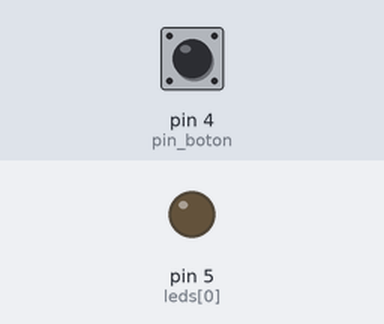
Recording of a sketch running on a simulated Arduino Uno, built with avr-gcc and run on an emulated ATmega328P. On the bench: output pins drawn as LEDs (lit = HIGH). Dashed ring = blinking. The inputs (shaded band) are chosen by the test bench; at power-on: pin 4 (pin_boton) HIGH.

Above: at 1.2 s.
1.3 s: pin 4 (pin_boton) pulled LOW for 3.2 s
At 1.4 s:
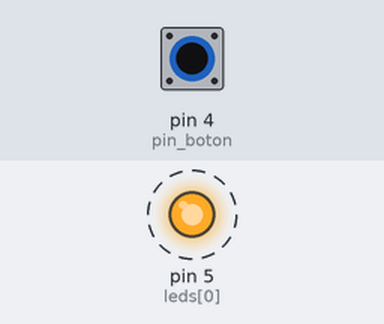
Timing chart, 0 to 5.0 s (numbered marks = the images above; inputs shaded):
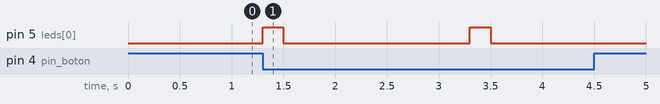

The sketch:

EJERCICIO_6.ino
```cpp
//Declaracion de led
int leds[] = {5, 6, 7, 8};

//declaracion del boton
int pin_boton = 4;
int g = 0;

void setup() {
  Serial.begin(9600);
  //Definicion de salidas y entradas
  pinMode (leds[g], OUTPUT);
  pinMode(pin_boton, INPUT);
}
void loop() {
  if (digitalRead(pin_boton) == LOW) {
    encendido();
  }
}
void encendido() {
  for (g = 0; g <= 4; g ++) {
    digitalWrite(leds[g], HIGH);
    delay(200);
    digitalWrite(leds[g], LOW);
    delay(200);
  }
}
```

Measured:
- after the input at 1.3 s, pin 5 (leds[0]): alternates HIGH for 0.20 s and LOW for 1.8 s, 4 changes in all, then stays LOW, starting at once
